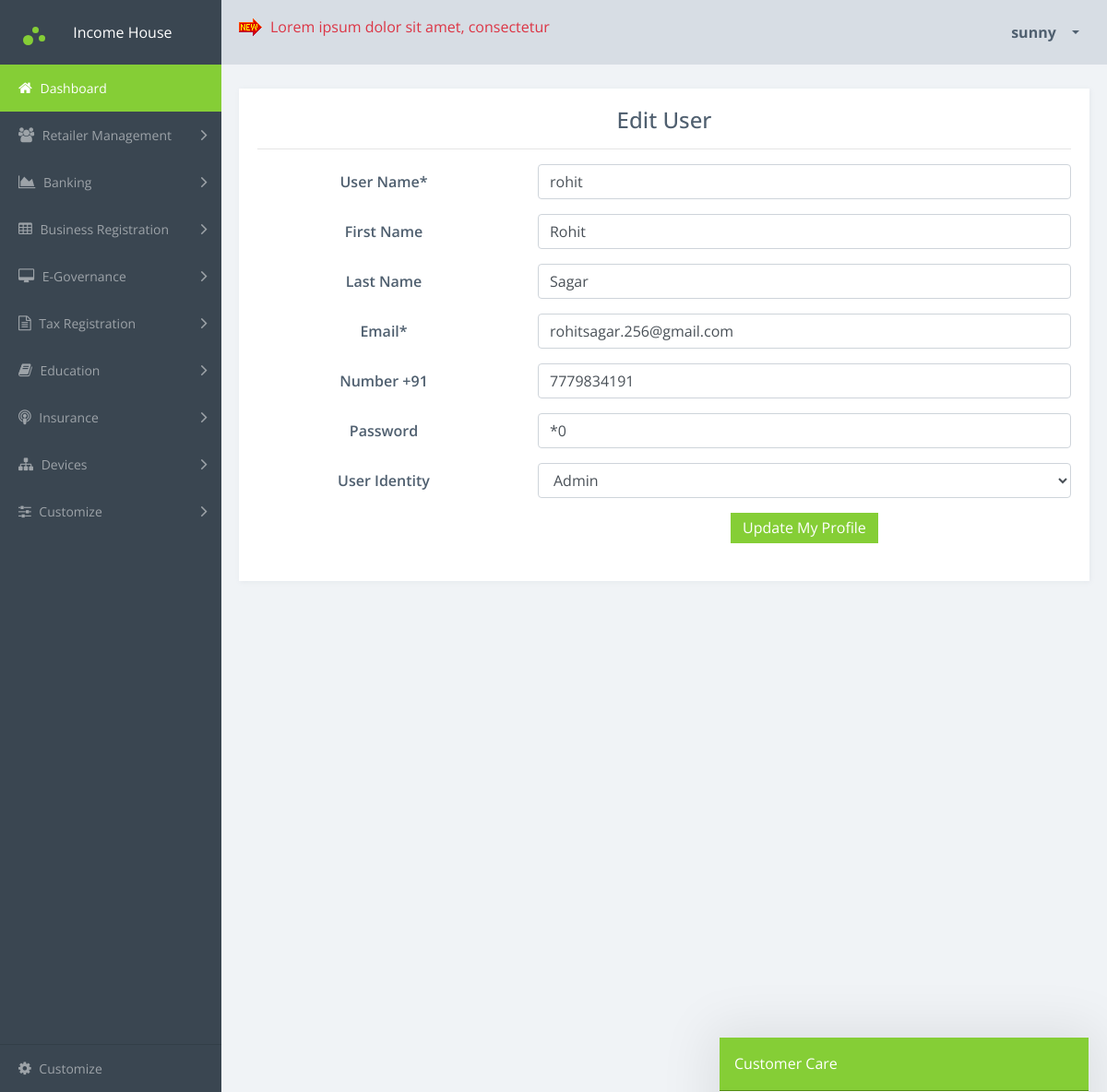
Screenshot of /users.php?source=edit_user&e_id=15 (signed in) with the database file from the repository.
### tables this page shows
CREATE TABLE `users` (
  `user_id` int(11) NOT NULL,
  `username` varchar(255) NOT NULL,
  `user_firstname` varchar(255) NOT NULL,
  `user_lastname` varchar(255) NOT NULL,
  `user_pwd` varchar(255) NOT NULL,
  `user_number` varchar(255) NOT NULL,
  `user_email` varchar(255) NOT NULL,
  `user_role` varchar(255) NOT NULL,
  `user_img` text NOT NULL,
  `randSalt` varchar(255) NOT NULL DEFAULT '$2y$10$iusesomecrazystring22',
  `user_date` date NOT NULL
);

### inc/edit_user.php (the view, shortened to what this page needs)
<?php
if (isset($_GET['e_id'])) {
    $edit_user_id = $_GET['e_id'];
    $sql = "SELECT * FROM users WHERE user_id = $edit_user_id";
    $sql_query = mysqli_query($con, $sql);
    while ( $rows= mysqli_fetch_assoc($sql_query) ) {
        $username = $rows['username'];
        $user_firstname = $rows['user_firstname'];
        $user_lastname = $rows['user_lastname'];
        $user_password = $rows['user_pwd'];
        $user_number = $rows['user_number'];
        $user_email = $rows['user_email'];
    }
}
?>
<div class="col-12 m-auto">
		    <div class="card">
		        <div class="card-body">
		            <div class="row">
		                <div class="col-md-12">
		                    <h4>Edit User</h4>
		                    <hr>
		                </div>
		            </div>
		            <div class="row">
		                <div class="col-md-12">
		                    <form action="" method="post">
                              <div class="form-group row">
                                <label for="username" class="col-4 col-form-label">User Name*</label>
                                <div class="col-8">
                                  <input id="username" name="username" placeholder="Username" class="form-control here" required="required" type="text" value="<?php echo $username; ?>">
                                </div>
                              </div>
                              <div class="form-group row">
                                <label for="firstname" class="col-4 col-form-label">First Name</label>
                                <div class="col-8">
                                  <input id="firstname" name="firstname" placeholder="First Name" class="form-control here" type="text" value="<?php echo $user_firstname; ?>">
                                </div>
                              </div>
                              <div class="form-group row">
                                <label for="lastname" class="col-4 col-form-label">Last Name</label>
                                <div class="col-8">
                                  <input id="lastname" name="lastname" placeholder="Last Name" class="form-control here" type="text" value="<?php echo $user_lastname; ?>">
                                </div>
                              </div>
                              <div class="form-group row">
                                <label for="email" class="col-4 col-form-label">Email*</label>
                                <div class="col-8">
                                  <input id="email" name="email" placeholder="Email" class="form-control here" required="required" type="text" value="<?php echo $user_email; ?>">
                                </div>
                              </div>
                              <div class="form-group row">
                                <label for="number" class="col-4 col-form-label">Number +91</label>
                                <div class="col-8">
                                  <input id="number" name="number" placeholder="+91 Your mobile number" class="form-control here" required="required" type="text" value="<?php echo $user_number; ?>">
                                </div>
                              </div>
                              <div class="form-group row">
                                <label for="pwd" class="col-4 col-form-label">Password</label>
                                <div class="col-8">
                                  <input id="pwd" name="pwd" placeholder="password" class="form-control here" required="required" type="text" value="<?php echo $user_password; ?>">
                                </div>
                              </div>
                              <div class="form-group row">
                                <label for="userRole" class="col-4 col-form-label">User Identity</label>
                                <div class="col-8">
                                   <select name="user_role" id="userRole" class="form-control">
                                    <option value='admin'>Admin</option>
                                </select>
                                </div>
                              </div>
                              <div class="form-group row">
                                <div class="offset-4 col-8">
                                  <button name="update_user" type="submit" class="btn btn-primary">Update My Profile</button>
                                </div>
                              </div>
                            </form>
		                </div>
		            </div>
		        </div>
		    </div>
		</div>

### rows the page displays
users: username "rohit", firstname "Rohit", lastname "Sagar", email "rohitsagar.256@gmail.com", number "7779834191", pwd "*0"

### other values shown
$_SESSION['username'] "sunny"
